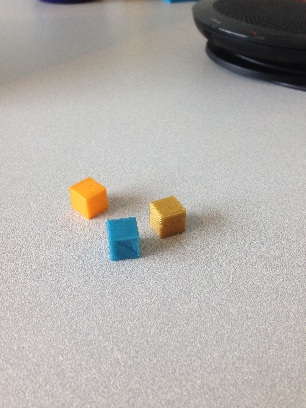
#> input picture lab8/RawImage1.jpg, 306 x 408 px
$ python ObjectDetection.py
#> lines starting #> are read from the running program, lines starting #| are printed output that depends on the picture; after the words box and inside, x2 and y2 are one past the last pixel; in counts of white or black regions, pixels touching at a corner belong together
import numpy as np
import cv2

rawImage = cv2.imread('RawImage1.jpg')
#> rawImage is the input picture: shape (408, 306, 3); mean B, G, R 171.6, 175.4, 178.6
cv2.imshow('Original Image',rawImage)
cv2.waitKey(0)

hsv = cv2.cvtColor(rawImage, cv2.COLOR_BGR2HSV)
#> hsv: shape (408, 306, 3); mean H, S, V 31.7, 15.9, 180.2
cv2.imshow('HSV Image',hsv)
cv2.waitKey(0)

hue ,saturation ,value = cv2.split(hsv)
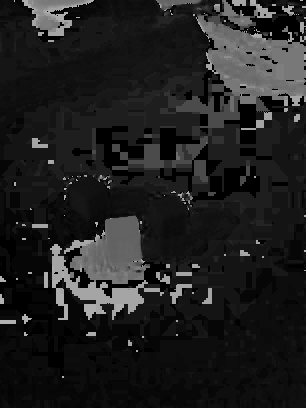
#> hue: shape (408, 306); min 0, max 179, mean 31.7
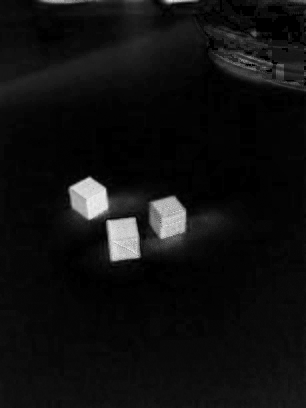
#> saturation: shape (408, 306); min 0, max 239, mean 15.9
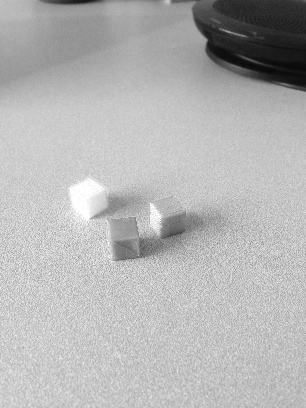
#> value: shape (408, 306); min 7, max 255, mean 180.2
cv2.imshow('Saturation Image',saturation)
cv2.waitKey(0)

retval, thresholded = cv2.threshold(saturation, 0, 255, cv2.THRESH_BINARY + cv2.THRESH_OTSU)
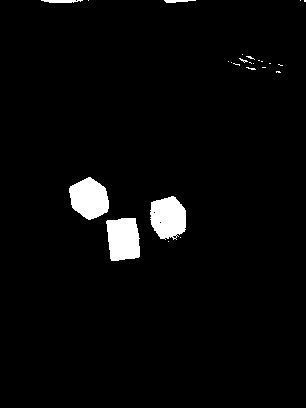
#> thresholded: shape (408, 306); 3.2% white; 25 white regions (20 under 20 px), largest, box (x1, y1, x2, y2) and area: (106, 218, 140, 261) 1236, (69, 177, 109, 220) 1235, (150, 196, 186, 240) 1226, (41, 0, 83, 3) 100, (164, 0, 196, 3) 65
#> retval = 94
cv2.imshow('Thresholded Image',thresholded)
cv2.waitKey(0)

medianFiltered = cv2.medianBlur(thresholded,5)
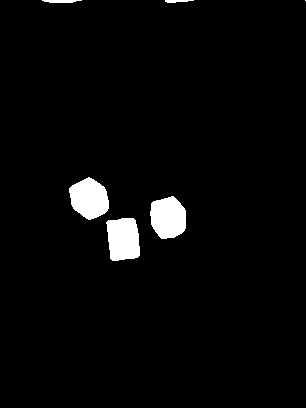
#> medianFiltered: shape (408, 306); 3.1% white; 6 white regions (1 under 20 px)
cv2.imshow('Median Filtered Image',medianFiltered)
cv2.waitKey(0)

contours, hierarchy = cv2.findContours(medianFiltered, cv2.RETR_TREE, cv2.CHAIN_APPROX_SIMPLE)
#> contours = 6 contours, 1 with area under 20; largest, box (x1, y1, x2, y2) and area: (69, 177, 109, 220) 1173, (150, 196, 186, 239) 1166, (106, 218, 140, 261) 1162, (42, 0, 82, 3) 56, (165, 0, 194, 3) 32

contour_list = []
for contour in contours:
    area = cv2.contourArea(contour)
    if area > 100 :
        contour_list.append(contour)
#> this loop made 6 passes
#> area on passes 1, 2, 3, 5, 6: 1161.5, 1166, 1173, 31.5, 56
#> after the loop, contour_list = 3 contours; box (x1, y1, x2, y2) and area: (69, 177, 109, 220) 1173, (150, 196, 186, 239) 1166, (106, 218, 140, 261) 1162

cv2.drawContours(rawImage, contour_list,  -1, (255,0,0), 2)
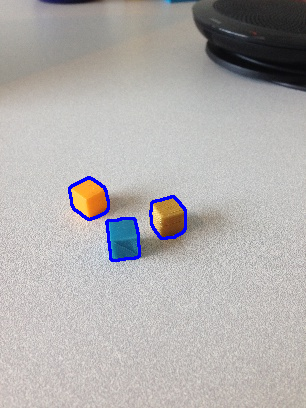
#> rawImage: shape (408, 306, 3); 1.03% of pixels changed, all inside (x1, y1, x2, y2) = (68, 176, 187, 262)
cv2.imshow('Objects Detected',rawImage)
cv2.waitKey(0)

$ run again, with lab8/RawImage2.jpg copied over lab8/RawImage1.jpg
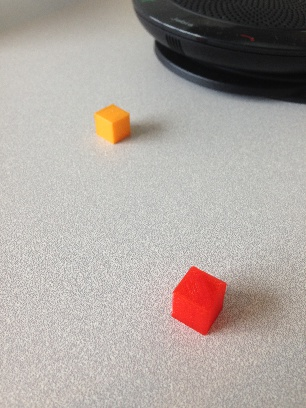
#> input picture lab8/RawImage2.jpg, 306 x 408 px
#> rawImage is the input picture: shape (408, 306, 3); mean B, G, R 160.2, 165.3, 173.3
#> hsv: shape (408, 306, 3); mean H, S, V 26.7, 19.4, 173.9
#> `retval, thresholded = cv2.threshold(saturation, 0, 255, cv2.THRESH_BIN..`:
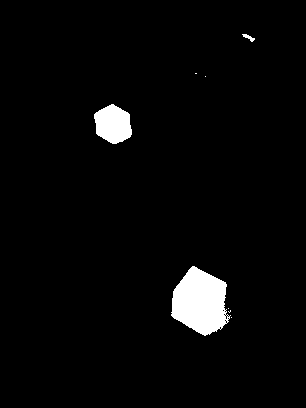
#> thresholded: shape (408, 306); 3.2% white; 8 white regions (5 under 20 px), largest, box (x1, y1, x2, y2) and area: (171, 266, 231, 336) 2832, (94, 104, 132, 144) 1118, (242, 34, 255, 42) 44
#> retval = 107
#> medianFiltered: shape (408, 306); 3.2% white; 3 white regions
#> contours = 3 contours; box (x1, y1, x2, y2) and area: (171, 266, 229, 335) 2740, (94, 104, 132, 144) 1056, (244, 34, 254, 41) 25
#> the loop `for contour in contours:` made 3 passes
#> area on passes 1 to 3: 2740, 1055.5, 25
#> after the loop `for contour in contours:`: contour_list = 2 contours; box (x1, y1, x2, y2) and area: (171, 266, 229, 335) 2740, (94, 104, 132, 144) 1056
#> `cv2.drawContours(rawImage, contour_list,  -1, (255,0,0), 2)`:
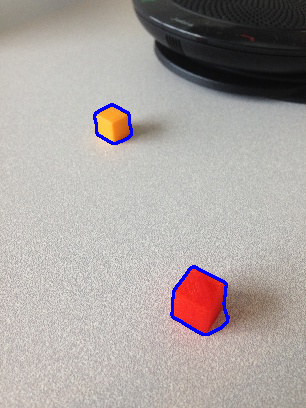
#> rawImage: shape (408, 306, 3); 0.88% of pixels changed, all inside (x1, y1, x2, y2) = (93, 103, 230, 336)
